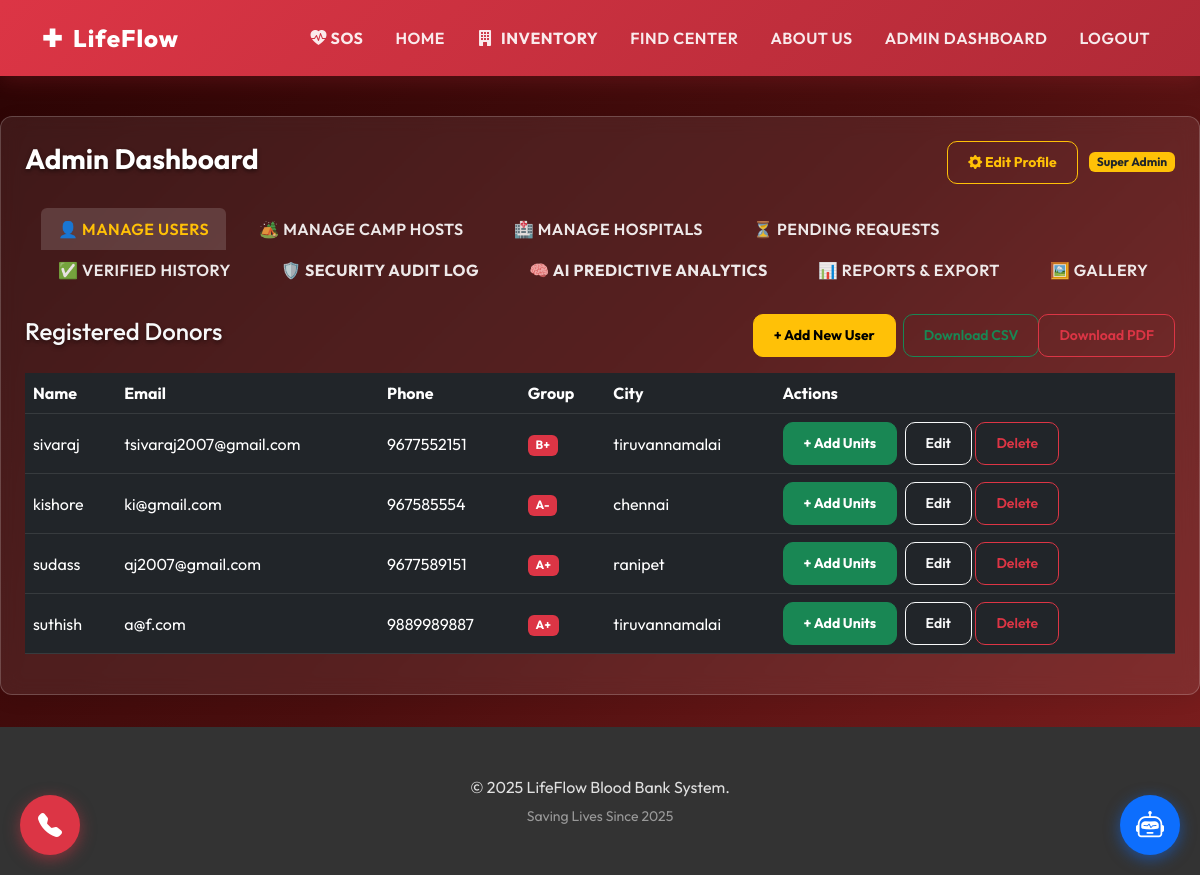
The page /admin (signed in) on the database as committed earlier.
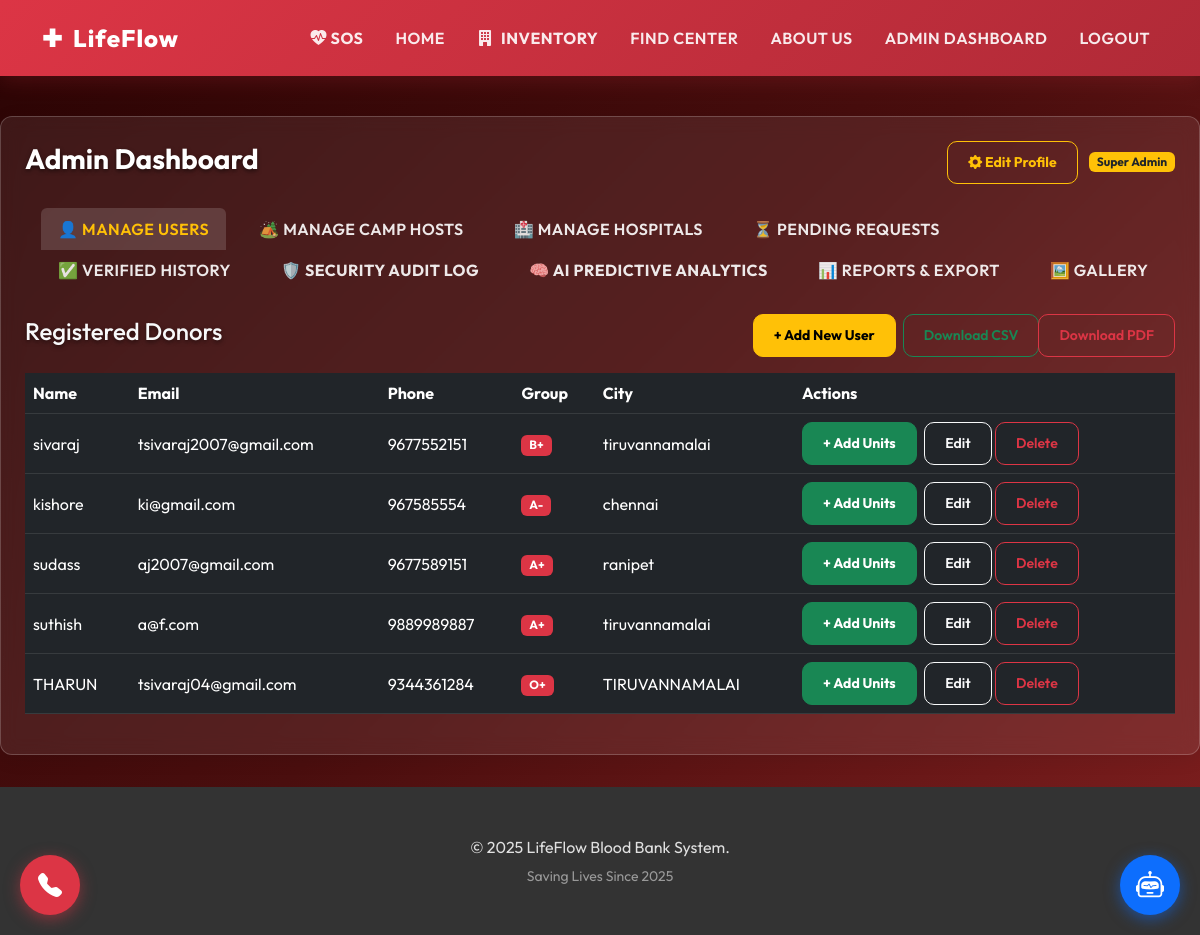
The same page on the database as committed later.
### tables this page shows
CREATE TABLE donors 
                 (id INTEGER PRIMARY KEY AUTOINCREMENT, name TEXT, email TEXT, age INTEGER, weight REAL, 
                  blood_group TEXT, city TEXT, address TEXT, phone TEXT UNIQUE, password TEXT, role TEXT DEFAULT 'user', lat REAL, lng REAL);

### app.py (the view)
@app.route('/admin')
def admin_dashboard():
    if session.get('role') != 'admin': return redirect(url_for('admin_login'))
    conn = get_db_connection()
    donors = conn.execute("SELECT * FROM donors WHERE role != 'admin'").fetchall()
    hospitals = conn.execute("SELECT * FROM hospitals").fetchall()
    hosts = conn.execute("SELECT * FROM camp_hosts ORDER BY organization_name ASC").fetchall()
    today_str = date.today().strftime('%Y-%m-%d')
    ended_camps = conn.execute("SELECT * FROM camps WHERE date < ? ORDER BY date DESC", (today_str,)).fetchall()
    admin_info = conn.execute("SELECT * FROM donors WHERE id = ?", (session['user_id'],)).fetchone()
    hospital_stats = conn.execute('''SELECT h.name as hospital, COUNT(a.id) as total_units FROM hospitals h LEFT JOIN appointments a ON h.id = a.hospital_id AND a.status='Verified' GROUP BY h.id''').fetchall()
    pending_appts = conn.execute('''SELECT a.date, d.name as donor, d.phone, h.name as hospital_name FROM appointments a JOIN donors d ON a.donor_id = d.id JOIN hospitals h ON a.hospital_id = h.id WHERE a.status = 'Scheduled' ORDER BY h.name ASC, a.date ASC''').fetchall()
    verified_appts = conn.execute('''SELECT a.date, d.name as donor, d.phone, h.name as hospital_name FROM appointments a JOIN donors d ON a.donor_id = d.id JOIN hospitals h ON a.hospital_id = h.id WHERE a.status = 'Verified' ORDER BY h.name ASC, a.date DESC''').fetchall()
    gallery_photos = conn.execute('''
        SELECT cp.id, cp.filename, c.name as camp_name, c.date
        FROM camp_photos cp
        JOIN camps c ON cp.camp_id = c.id
        ORDER BY c.date DESC
    ''').fetchall()
    all_camps = conn.execute("SELECT c.*, h.organization_name, h.leader_name, h.phone FROM camps c JOIN camp_hosts h ON c.host_id = h.id ORDER BY c.date DESC").fetchall()
    search = request.args.get('search', ''); city = request.args.get('city', ''); blood_group = request.args.get('blood_group', ''); hospital_search = request.args.get('hospital_name', '')
    hospital_donors = []
    if hospital_search:
        hospital_donors = conn.execute('''SELECT d.name, d.phone, d.email, d.city, a.date FROM appointments a JOIN donors d ON a.donor_id = d.id JOIN hospitals h ON a.hospital_id = h.id WHERE h.name LIKE ? AND a.status='Verified' ''', (f'%{hospital_search}%',)).fetchall()
    audit_logs = conn.execute("SELECT * FROM security_audit_log ORDER BY action_timestamp DESC LIMIT 20").fetchall()
    ai_predictions = conn.execute('''
        SELECT h.name as hospital,
               IFNULL(SUM(d.volume_ml), 0) as current_stock,
               ROUND(AVG(IFNULL(SUM(d.volume_ml), 0)) OVER (), 1) as global_avg,
               CASE
                   WHEN IFNULL(SUM(d.volume_ml), 0) < (AVG(IFNULL(SUM(d.volume_ml), 0)) OVER () * 0.7) THEN '🚨 CRITICAL SHORTAGE'
                   WHEN IFNULL(SUM(d.volume_ml), 0) > (AVG(IFNULL(SUM(d.volume_ml), 0)) OVER () * 1.5) THEN '🌟 SURPLUS'
                   ELSE '✅ STABLE'
               END as ai_status
        FROM hospitals h
        LEFT JOIN donations d ON h.name = d.hospital AND d.status = 'Approved'
        GROUP BY h.name
        ORDER BY current_stock ASC
    ''').fetchall()
    conn.close()
    return render_template('admin_dashboard.html', donors=donors, hospitals=hospitals, hosts=hosts, hospital_stats=hospital_stats, pending_appts=pending_appts, verified_appts=verified_appts, all_camps=all_camps, ended_camps=ended_camps, admin_info=admin_info, gallery_photos=gallery_photos, audit_logs=audit_logs, ai_predictions=ai_predictions)

### app.py (called while the page is built)
def get_db_connection():
    conn = sqlite3.connect('bloodbank.db')
    conn.row_factory = sqlite3.Row
    conn.create_function("haversine", 4, haversine)
    return conn

### templates/admin_dashboard.html (shortened to what the changed rows need)
{% extends 'layout.html' %}
{% block content %}
<link rel="stylesheet" href="https://cdn.jsdelivr.net/npm/bootstrap-icons@1.11.3/font/bootstrap-icons.min.css">
<div class="glass-card p-4 mt-4">
    <div class="tab-content">
        <div class="tab-pane fade show active" id="users">
            <div class="table-responsive">
                <table class="table table-dark table-hover align-middle">
                    <thead><tr><th>Name</th><th>Email</th><th>Phone</th><th>Group</th><th>City</th><th>Actions</th></tr></thead>
                    <tbody>
                        {% for donor in donors %}
                        <tr>
                            <td>{{ donor['name'] }}</td><td>{{ donor['email'] }}</td><td>{{ donor['phone'] }}</td>
                            <td><span class="badge bg-danger">{{ donor['blood_group'] }}</span></td><td>{{ donor['city'] }}</td>
                            <td>
                                <button class="btn btn-sm btn-success fw-bold me-1" data-bs-toggle="modal" data-bs-target="#adminAddUnitsModal" onclick="document.getElementById('add_user_id').value='{{ donor.id }}'; document.getElementById('add_user_name').innerText='{{ donor.name }}';">
                                    + Add Units
                                </button>
                                <a href="{{ url_for('edit_user', id=donor['id']) }}" class="btn btn-sm btn-outline-light">Edit</a>
                                <a href="{{ url_for('delete_user', id=donor['id']) }}" class="btn btn-sm btn-outline-danger" onclick="return confirm('Delete?');">Delete</a>
                            </td>
                        </tr>
                        {% endfor %}
                    </tbody>
                </table>
            </div>
        </div>
    </div>
</div>
{% endblock %}

Rows that differ between the two databases and show on the page:
added donors: name "THARUN", email "tsivaraj04@gmail.com", phone "9344361284", blood_group "O+", city "TIRUVANNAMALAI"
